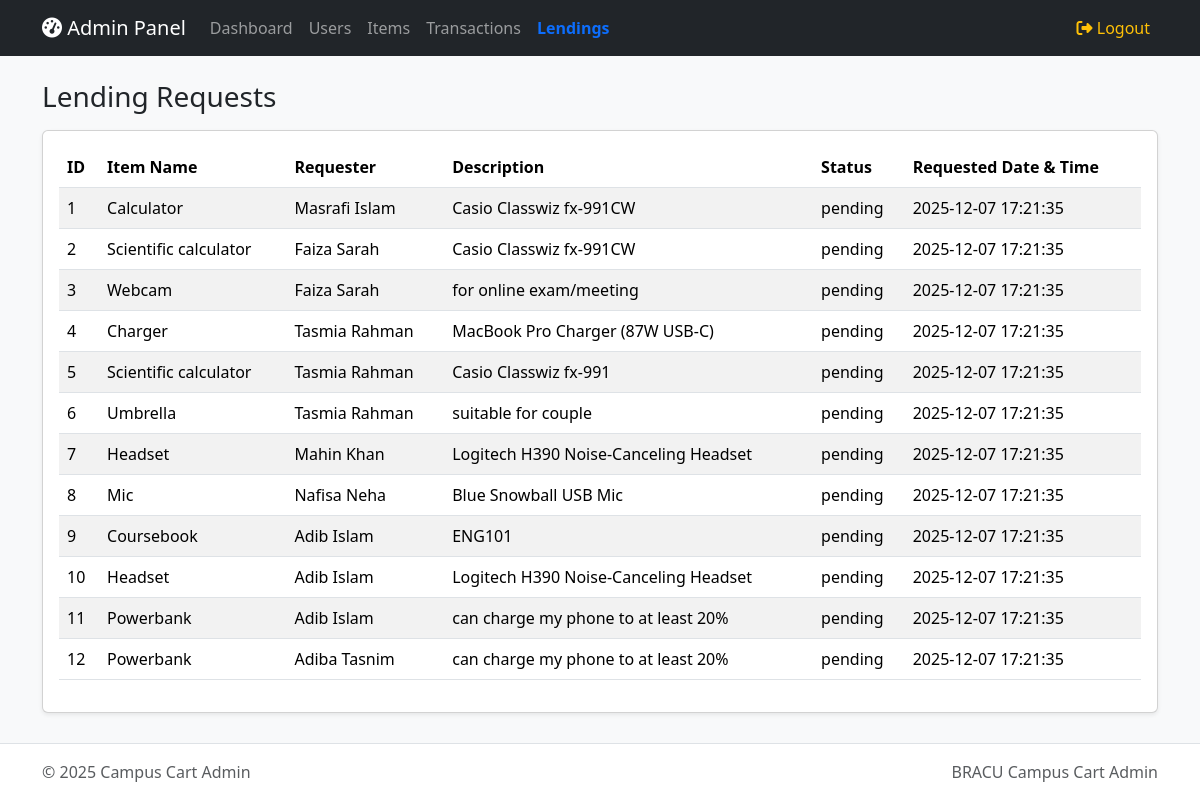
Page /admin/lending_requests.php (signed in) on the committed database.
### tables this page shows
CREATE TABLE lending_requests (
  id INT AUTO_INCREMENT PRIMARY KEY,
  requester_id INT NOT NULL,
  item_name VARCHAR(100) NOT NULL,
  description TEXT DEFAULT NULL,
  needed_date DATE DEFAULT NULL,
  needed_time TIME DEFAULT NULL,
  status ENUM('pending','approved') DEFAULT 'pending',
  requested_at DATETIME DEFAULT CURRENT_TIMESTAMP,
  approved_at DATETIME DEFAULT NULL,
  approved_by INT DEFAULT NULL,
  CONSTRAINT lending_requests_fk_requester_id FOREIGN KEY (requester_id) REFERENCES users(id) ON DELETE CASCADE,
  CONSTRAINT lending_requests_fk_approved_by FOREIGN KEY (approved_by) REFERENCES users(id)
);

CREATE TABLE users (
  id INT AUTO_INCREMENT PRIMARY KEY,
  name VARCHAR(100) NOT NULL,
  email VARCHAR(100) NOT NULL,
  password VARCHAR(20) NOT NULL,
  role ENUM('user','admin') DEFAULT 'user',
  rating_avg DECIMAL(4,2) NOT NULL DEFAULT 0.00,
  rating_count INT NOT NULL DEFAULT 0,
  created_at DATETIME DEFAULT CURRENT_TIMESTAMP,
  UNIQUE KEY email (email)
);

### admin/lending_requests.php (the view, shortened to what this page needs)
<?php
require_once __DIR__ . '/includes/header.php';
$sql = "SELECT lr.*, u.name AS requester_name
        FROM lending_requests lr
        JOIN users u ON u.id = lr.requester_id";
$sql .= " ORDER BY lr.id ASC";
$stmt = $conn->prepare($sql);
$stmt->execute();
$requests = $stmt->get_result();
?>
<div class="d-flex justify-content-between align-items-center mb-3">
  <h3 class="mb-0">Lending Requests</h3>
</div>
<div class="card shadow-sm">
  <div class="card-body">
    <div class="table-responsive">
      <table class="table table-striped">
        <thead>
          <tr>
            <th>ID</th>
            <th>Item Name</th>
            <th>Requester</th>
            <th>Description</th>
            <th>Status</th>
            <th>Requested Date & Time</th>
          </tr>
        </thead>
        <tbody>
          <?php while ($request = $requests->fetch_assoc()): ?>
            <tr>
              <td><?php echo (int)$request['id']; ?></td>
              <td><?php echo htmlspecialchars($request['item_name']); ?></td>
              <td><?php echo htmlspecialchars($request['requester_name']); ?></td>
              <td><?php echo htmlspecialchars($request['description'] ?? ''); ?></td>
              <td><?php echo htmlspecialchars($request['status'] ?? ''); ?></td>
              <td><?php echo htmlspecialchars($request['requested_at']); ?></td>
            </tr>
          <?php endwhile; ?>
        </tbody>
      </table>
    </div>
  </div>
</div>
<?php require_once __DIR__ . '/includes/footer.php'; ?>

### assets/css/style.css (style rules this page uses)
:root { --cc-primary: #0d6efd; }
.card { transition: box-shadow 0.15s ease; }

### rows in the picture
lending_requests: id "1", item_name "Calculator", requester.name "Masrafi Islam", description "Casio Classwiz fx-991CW", status "pending", requested_at "2025-12-07 17:21:35"
lending_requests: id "2", item_name "Scientific calculator", requester.name "Faiza Sarah", description "Casio Classwiz fx-991CW", status "pending", requested_at "2025-12-07 17:21:35"
lending_requests: id "3", item_name "Webcam", requester.name "Faiza Sarah", description "for online exam/meeting", status "pending", requested_at "2025-12-07 17:21:35"
lending_requests: id "4", item_name "Charger", requester.name "Tasmia Rahman", description "MacBook Pro Charger (87W USB-C)", status "pending", requested_at "2025-12-07 17:21:35"
lending_requests: id "5", item_name "Scientific calculator", requester.name "Tasmia Rahman", description "Casio Classwiz fx-991", status "pending", requested_at "2025-12-07 17:21:35"
lending_requests: id "6", item_name "Umbrella", requester.name "Tasmia Rahman", description "suitable for couple", status "pending", requested_at "2025-12-07 17:21:35"
lending_requests: id "7", item_name "Headset", requester.name "Mahin Khan", description "Logitech H390 Noise-Canceling Headset", status "pending", requested_at "2025-12-07 17:21:35"
lending_requests: id "8", item_name "Mic", requester.name "Nafisa Neha", description "Blue Snowball USB Mic", status "pending", requested_at "2025-12-07 17:21:35"
lending_requests: id "9", item_name "Coursebook", requester.name "Adib Islam", description "ENG101", status "pending", requested_at "2025-12-07 17:21:35"
lending_requests: id "10", item_name "Headset", requester.name "Adib Islam", description "Logitech H390 Noise-Canceling Headset", status "pending", requested_at "2025-12-07 17:21:35"
lending_requests: id "11", item_name "Powerbank", requester.name "Adib Islam", description "can charge my phone to at least 20%", status "pending", requested_at "2025-12-07 17:21:35"
lending_requests: id "12", item_name "Powerbank", requester.name "Adiba Tasnim", description "can charge my phone to at least 20%", status "pending", requested_at "2025-12-07 17:21:35"
